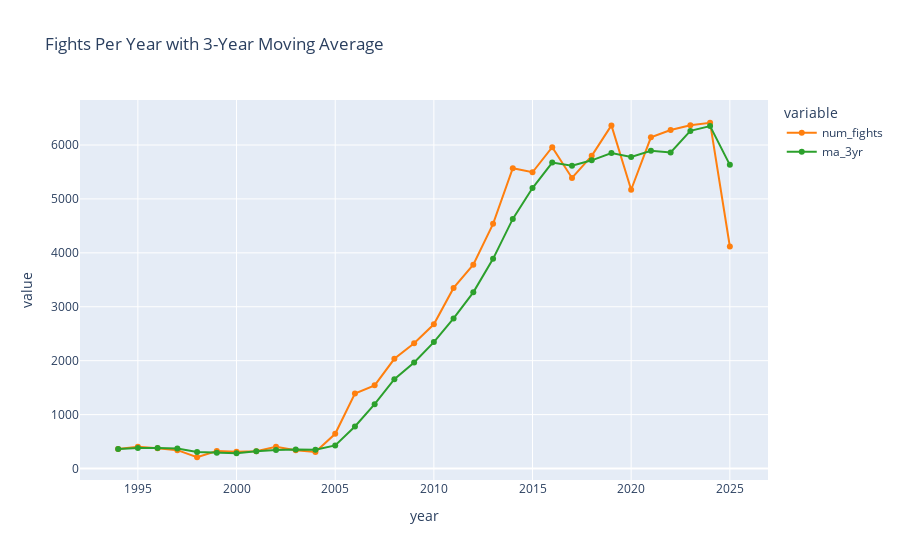

The code cell stored with this chart in its notebook:
### Code cell
# Query 7 : Fights per Year + 3-Year Moving Average (Plotly)
query7 = """
WITH per_year AS (
  SELECT DATE_TRUNC('year', e.date)::date AS year,
         COUNT(*) AS num_fights
  FROM fights f
  JOIN events e ON f.event_id = e.event_id
  GROUP BY year
)
SELECT year,
       num_fights,
       ROUND(AVG(num_fights) OVER (ORDER BY year ROWS BETWEEN 2 PRECEDING AND CURRENT ROW)::numeric,2) AS ma_3yr
FROM per_year
ORDER BY year;
"""
df7 = pd.read_sql(query7, conn)

fig7 = px.line(
    df7, x = 'year', y = ['num_fights', 'ma_3yr'],
    title = 'Fights Per Year with 3-Year Moving Average',
    markers = True,
    color_discrete_sequence = ['#ff7f0e', '#2ca02c']
)

### Figure 1 — Plotly figure (JSON) as saved in the notebook; plotly's stock layout.template omitted (floating-point values rounded to 4 significant figures)
{"data": [{"hovertemplate": "variable=num_fights<br>year=%{x}<br>value=%{y}<extra></extra>", "legendgroup": "num_fights", "line": {"color": "#ff7f0e", "dash": "solid"}, "marker": {"symbol": "circle"}, "mode": "lines+markers", "name": "num_fights", "orientation": "v", "showlegend": true, "type": "scatter", "x": ["1994-01-01", "1995-01-01", "1996-01-01", "1997-01-01", "1998-01-01", "1999-01-01", "2000-01-01", "2001-01-01", "2002-01-01", "2003-01-01", "2004-01-01", "2005-01-01", "2006-01-01", "2007-01-01", "2008-01-01", "2009-01-01", "2010-01-01", "2011-01-01", "2012-01-01", "2013-01-01", "2014-01-01", "2015-01-01", "2016-01-01", "2017-01-01", "2018-01-01", "2019-01-01", "2020-01-01", "2021-01-01", "2022-01-01", "2023-01-01", "2024-01-01", "2025-01-01"], "xaxis": "x", "y": [361.0, 402.0, 375.0, 341.0, 209.0, 324.0, 311.0, 320.0, 405.0, 337.0, 305.0, 644.0, 1390.0, 1543.0, 2035.0, 2325.0, 2675.0, 3350.0, 3779.0, 4538.0, 5571.0, 5495.0, 5959.0, 5389.0, 5800.0, 6364.0, 5170.0, 6143.0, 6277.0, 6366.0, 6413.0, 4118.0], "yaxis": "y"}, {"hovertemplate": "variable=ma_3yr<br>year=%{x}<br>value=%{y}<extra></extra>", "legendgroup": "ma_3yr", "line": {"color": "#2ca02c", "dash": "solid"}, "marker": {"symbol": "circle"}, "mode": "lines+markers", "name": "ma_3yr", "orientation": "v", "showlegend": true, "type": "scatter", "x": ["1994-01-01", "1995-01-01", "1996-01-01", "1997-01-01", "1998-01-01", "1999-01-01", "2000-01-01", "2001-01-01", "2002-01-01", "2003-01-01", "2004-01-01", "2005-01-01", "2006-01-01", "2007-01-01", "2008-01-01", "2009-01-01", "2010-01-01", "2011-01-01", "2012-01-01", "2013-01-01", "2014-01-01", "2015-01-01", "2016-01-01", "2017-01-01", "2018-01-01", "2019-01-01", "2020-01-01", "2021-01-01", "2022-01-01", "2023-01-01", "2024-01-01", "2025-01-01"], "xaxis": "x", "y": [361.0, 381.5, 379.3, 372.7, 308.3, 291.3, 281.3, 318.3, 345.3, 354.0, 349.0, 428.7, 779.7, 1192.0, 1656.0, 1968.0, 2345.0, 2783.0, 3268.0, 3889.0, 4629.0, 5201.0, 5675.0, 5614.0, 5716.0, 5851.0, 5778.0, 5892.0, 5863.0, 6262.0, 6352.0, 5632.0], "yaxis": "y"}], "layout": {"legend": {"title": {"text": "variable"}, "tracegroupgap": 0}, "title": {"text": "Fights Per Year with 3-Year Moving Average"}, "xaxis": {"anchor": "y", "domain": [0, 1], "title": {"text": "year"}}, "yaxis": {"anchor": "x", "domain": [0, 1], "title": {"text": "value"}}}}
